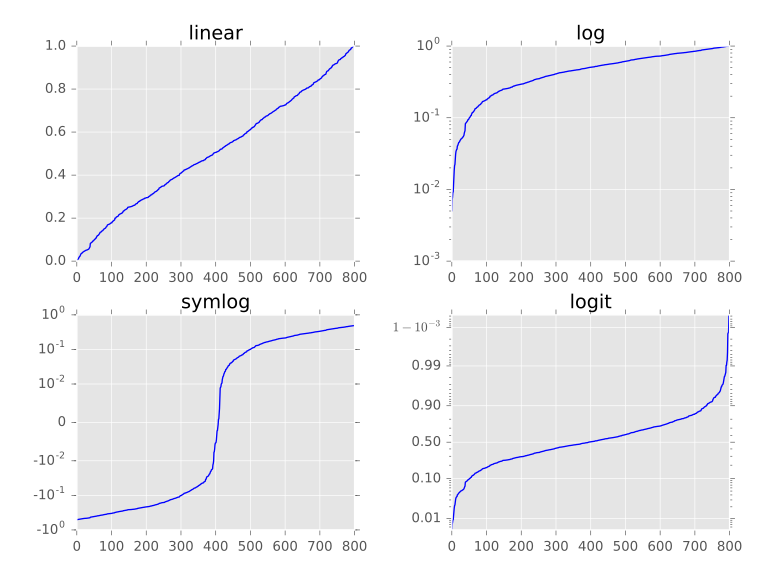

Here is the Python script that generated this plot:
# from https://matplotlib.org/users/pyplot_tutorial.html
from utatane import command
import numpy as np
from matplotlib.ticker import NullFormatter  # useful for `logit` scale

# Fixing random state for reproducibility
np.random.seed(19680801)

# make up some data in the interval ]0, 1[
y = np.random.normal(loc=0.5, scale=0.4, size=1000)
y = y[(y > 0) & (y < 1)]
y.sort()
x = np.arange(len(y))

with command() as plt:
    # plot with various axes scales
    plt.figure(1)

    # linear
    plt.subplot(221)
    plt.plot(x, y, "b")
    plt.yscale('linear')
    plt.title('linear')
    plt.grid(True)

    # log
    plt.subplot(222)
    plt.plot(x, y, "b")
    plt.yscale('log')
    plt.title('log')
    plt.grid(True)

    # symmetric log
    plt.subplot(223)
    plt.plot(x, y - y.mean(), "b")
    plt.yscale('symlog', linthreshy=0.01)
    plt.title('symlog')
    plt.grid(True)

    # logit
    plt.subplot(224)
    plt.plot(x, y, "b")
    plt.yscale('logit')
    plt.title('logit')
    plt.grid(True)

    # Format the minor tick labels of the y-axis into empty strings with
    # `NullFormatter`, to avoid cumbering the axis with too many labels.
    plt.gca().yaxis.set_minor_formatter(NullFormatter())
    # Adjust the subplot layout, because the logit one may take more space
    # than usual, due to y-tick labels like "1 - 10^{-3}"
    plt.subplots_adjust(top=0.92, bottom=0.08, left=0.10, right=0.95, hspace=0.25, wspace=0.35)
